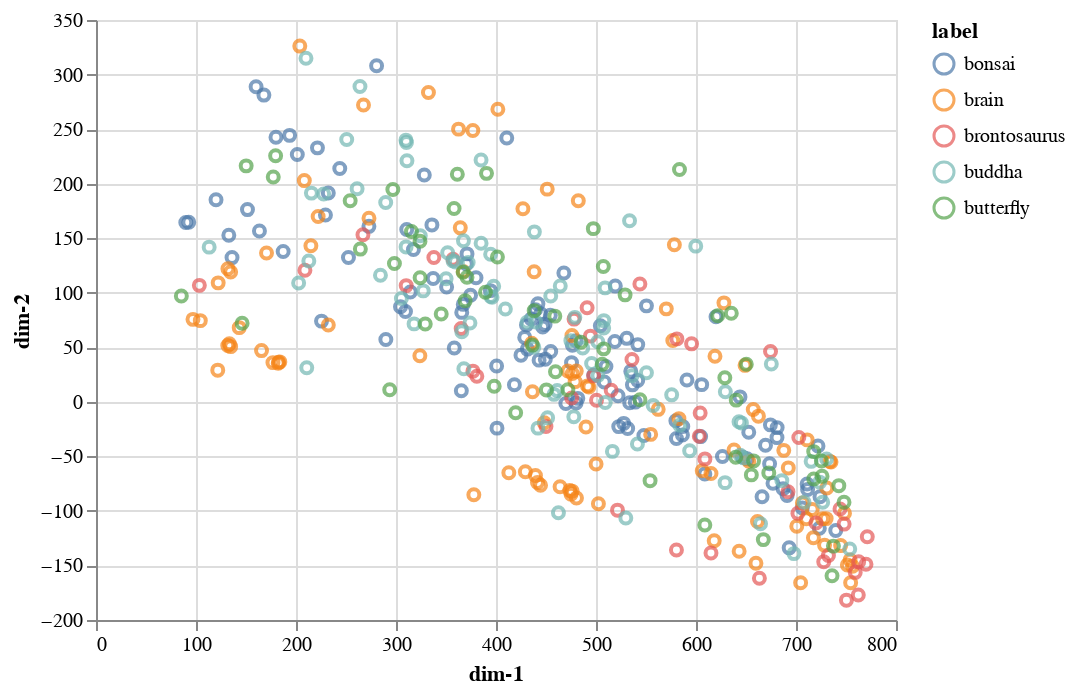

The notebook cell saved with this chart:
### Code cell
from sklearn import decomposition

print('feature representation shape: ', X.shape)

reducer = decomposition.TruncatedSVD(n_components=2)
X_proj = reducer.fit_transform(X) if X.shape[1] > 2 else X

chart = alt.Chart(pd.DataFrame({
    'dim-1': X_proj[:, 0][600:],
    'dim-2': X_proj[:, 1][600:],
    'label': y[600:],
})).mark_point().encode(
    x='dim-1:Q',
    y='dim-2:Q',
    color='label:N',
)
chart

### Figure 1 — Vega-Lite specification as saved in the notebook (floating-point values rounded to 4 significant figures; data arrays with more than 128 entries replaced by an {"elided": "..."} marker saying what was removed)
{"config": {"view": {"continuousWidth": 400, "continuousHeight": 300}}, "data": {"name": "data-c60a4d34386b364c096b129664d67034"}, "mark": "point", "encoding": {"color": {"type": "nominal", "field": "label"}, "x": {"type": "quantitative", "field": "dim-1"}, "y": {"type": "quantitative", "field": "dim-2"}}, "$schema": "https://vega.github.io/schema/vega-lite/v4.0.2.json", "datasets": {"data-c60a4d34386b364c096b129664d67034": {"elided": "400 records"}}}
